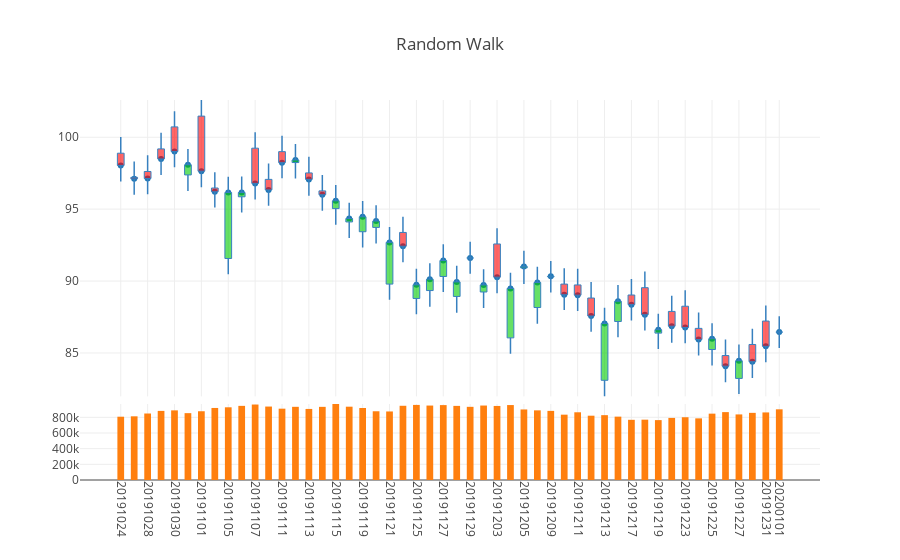

Write notebook code for a chart like this one.
### Markdown cell above
### Plot candlesticks using the data from ```df_pseudo```

### Code cell
fig1 = dgc.PlotlyCandles(df_pseudo.iloc[-50:],number_of_ticks_display=20,title='Random Walk')
iplot(fig1.get_figure())

### Figure 1 — Plotly figure (JSON) as saved in the notebook; plotly's stock layout.template omitted (floating-point values rounded to 4 significant figures)
{"data": [{"hoverinfo": "text", "mode": "markers", "text": ["date: 20191024.0<br>open: 98.89<br>high: 100.01<br>low: 96.93<br>close: 98.04<br>volume: 807724.0", "date: 20191025.0<br>open: 97.21<br>high: 98.32<br>low: 96.01<br>close: 97.11<br>volume: 812900.0", "date: 20191028.0<br>open: 97.62<br>high: 98.75<br>low: 96.03<br>close: 97.13<br>volume: 848769.0", "date: 20191029.0<br>open: 99.19<br>high: 100.32<br>low: 97.37<br>close: 98.49<br>volume: 881998.0", "date: 20191030.0<br>open: 100.72<br>high: 101.81<br>low: 97.91<br>close: 99.01<br>volume: 888831.0", "date: 20191031.0<br>open: 97.38<br>high: 99.19<br>low: 96.27<br>close: 98.09<br>volume: 853251.0", "date: 20191101.0<br>open: 101.47<br>high: 102.59<br>low: 96.52<br>close: 97.64<br>volume: 877619.0", "date: 20191104.0<br>open: 96.47<br>high: 97.57<br>low: 95.11<br>close: 96.21<br>volume: 919602.0", "date: 20191105.0<br>open: 91.57<br>high: 97.26<br>low: 90.47<br>close: 96.16<br>volume: 927974.0", "date: 20191106.0<br>open: 95.86<br>high: 97.27<br>low: 94.76<br>close: 96.16<br>volume: 946285.0", "date: 20191107.0<br>open: 99.24<br>high: 100.34<br>low: 95.68<br>close: 96.79<br>volume: 963267.0", "date: 20191108.0<br>open: 97.07<br>high: 98.18<br>low: 95.24<br>close: 96.34<br>volume: 937520.0", "date: 20191111.0<br>open: 99.0<br>high: 100.1<br>low: 97.15<br>close: 98.23<br>volume: 910398.0", "date: 20191112.0<br>open: 98.24<br>high: 99.53<br>low: 97.13<br>close: 98.42<br>volume: 934155.0", "date: 20191113.0<br>open: 97.52<br>high: 98.65<br>low: 95.94<br>close: 97.07<br>volume: 906978.0", "date: 20191114.0<br>open: 96.27<br>high: 97.38<br>low: 94.89<br>close: 96.0<br>volume: 933734.0", "date: 20191115.0<br>open: 95.04<br>high: 96.68<br>low: 93.92<br>close: 95.58<br>volume: 970094.0", "date: 20191118.0<br>open: 94.11<br>high: 95.45<br>low: 92.99<br>close: 94.35<br>volume: 935793.0", "date: 20191119.0<br>open: 93.43<br>high: 95.56<br>low: 92.34<br>close: 94.47<br>volume: 918731.0", "date: 20191120.0<br>open: 93.73<br>high: 95.28<br>low: 92.62<br>close: 94.17<br>volume: 877387.0", "date: 20191121.0<br>open: 89.79<br>high: 93.76<br>low: 88.7<br>close: 92.69<br>volume: 874812.0", "date: 20191122.0<br>open: 93.38<br>high: 94.48<br>low: 91.3<br>close: 92.42<br>volume: 947387.0", "date: 20191125.0<br>open: 88.79<br>high: 90.85<br>low: 87.7<br>close: 89.74<br>volume: 958323.0", "date: 20191126.0<br>open: 89.34<br>high: 91.23<br>low: 88.21<br>close: 90.13<br>volume: 950368.0", "date: 20191127.0<br>open: 90.32<br>high: 92.56<br>low: 89.24<br>close: 91.43<br>volume: 956025.0", "date: 20191128.0<br>open: 88.93<br>high: 91.06<br>low: 87.8<br>close: 89.94<br>volume: 945962.0", "date: 20191129.0<br>open: 91.61<br>high: 92.73<br>low: 90.5<br>close: 91.6<br>volume: 933992.0", "date: 20191202.0<br>open: 89.24<br>high: 90.82<br>low: 88.13<br>close: 89.73<br>volume: 950395.0", "date: 20191203.0<br>open: 92.58<br>high: 93.68<br>low: 89.16<br>close: 90.27<br>volume: 945202.0", "date: 20191204.0<br>open: 86.05<br>high: 90.58<br>low: 84.94<br>close: 89.49<br>volume: 956530.0", "date: 20191205.0<br>open: 90.92<br>high: 92.1<br>low: 89.8<br>close: 91.02<br>volume: 900393.0", "date: 20191206.0<br>open: 88.16<br>high: 90.99<br>low: 87.04<br>close: 89.9<br>volume: 889005.0", "date: 20191209.0<br>open: 90.3<br>high: 91.4<br>low: 89.21<br>close: 90.33<br>volume: 882125.0", "date: 20191210.0<br>open: 89.79<br>high: 90.89<br>low: 87.98<br>close: 89.05<br>volume: 833944.0", "date: 20191211.0<br>open: 89.73<br>high: 90.86<br>low: 87.91<br>close: 89.02<br>volume: 864421.0", "date: 20191212.0<br>open: 88.82<br>high: 89.93<br>low: 86.48<br>close: 87.57<br>volume: 820704.0", "date: 20191213.0<br>open: 83.1<br>high: 88.14<br>low: 81.98<br>close: 87.05<br>volume: 827584.0", "date: 20191216.0<br>open: 87.19<br>high: 89.72<br>low: 86.1<br>close: 88.6<br>volume: 808659.0", "date: 20191217.0<br>open: 89.03<br>high: 90.14<br>low: 87.25<br>close: 88.36<br>volume: 768239.0", "date: 20191218.0<br>open: 89.54<br>high: 90.66<br>low: 86.56<br>close: 87.66<br>volume: 770019.0", "date: 20191219.0<br>open: 86.38<br>high: 87.72<br>low: 85.27<br>close: 86.62<br>volume: 764425.0", "date: 20191220.0<br>open: 87.89<br>high: 88.98<br>low: 85.71<br>close: 86.86<br>volume: 792603.0", "date: 20191223.0<br>open: 88.25<br>high: 89.36<br>low: 85.68<br>close: 86.77<br>volume: 801116.0", "date: 20191224.0<br>open: 86.71<br>high: 87.82<br>low: 84.83<br>close: 85.93<br>volume: 786847.0", "date: 20191225.0<br>open: 85.24<br>high: 87.07<br>low: 84.13<br>close: 85.99<br>volume: 846857.0", "date: 20191226.0<br>open: 84.82<br>high: 85.93<br>low: 82.96<br>close: 84.08<br>volume: 866386.0", "date: 20191227.0<br>open: 83.23<br>high: 85.59<br>low: 82.15<br>close: 84.46<br>volume: 837031.0", "date: 20191230.0<br>open: 85.59<br>high: 86.68<br>low: 83.26<br>close: 84.39<br>volume: 857144.0", "date: 20191231.0<br>open: 87.22<br>high: 88.3<br>low: 84.35<br>close: 85.46<br>volume: 862460.0", "date: 20200101.0<br>open: 86.45<br>high: 87.55<br>low: 85.34<br>close: 86.45<br>volume: 902132.0"], "type": "scatter", "uid": "dfe93536-2d1b-11ea-8365-8c859025e7f9", "x": [1, 2, 3, 4, 5, 6, 7, 8, 9, 10, 11, 12, 13, 14, 15, 16, 17, 18, 19, 20, 21, 22, 23, 24, 25, 26, 27, 28, 29, 30, 31, 32, 33, 34, 35, 36, 37, 38, 39, 40, 41, 42, 43, 44, 45, 46, 47, 48, 49, 50], "xaxis": "x", "y": [98.04, 97.11, 97.13, 98.49, 99.01, 98.09, 97.64, 96.21, 96.16, 96.16, 96.79, 96.34, 98.23, 98.42, 97.07, 96, 95.58, 94.35, 94.47, 94.17, 92.69, 92.42, 89.74, 90.13, 91.43, 89.94, 91.6, 89.73, 90.27, 89.49, 91.02, 89.9, 90.33, 89.05, 89.02, 87.57, 87.05, 88.6, 88.36, 87.66, 86.62, 86.86, 86.77, 85.93, 85.99, 84.08, 84.46, 84.39, 85.46, 86.45], "yaxis": "y"}, {"type": "bar", "uid": "dfeae7e6-2d1b-11ea-9e28-8c859025e7f9", "width": 0.5, "x": [1, 2, 3, 4, 5, 6, 7, 8, 9, 10, 11, 12, 13, 14, 15, 16, 17, 18, 19, 20, 21, 22, 23, 24, 25, 26, 27, 28, 29, 30, 31, 32, 33, 34, 35, 36, 37, 38, 39, 40, 41, 42, 43, 44, 45, 46, 47, 48, 49, 50], "xaxis": "x", "y": [807724, 812900, 848769, 881998, 888831, 853251, 877619, 919602, 927974, 946285, 963267, 937520, 910398, 934155, 906978, 933734, 970094, 935793, 918731, 877387, 874812, 947387, 958323, 950368, 956025, 945962, 933992, 950395, 945202, 956530, 900393, 889005, 882125, 833944, 864421, 820704, 827584, 808659, 768239, 770019, 764425, 792603, 801116, 786847, 846857, 866386, 837031, 857144, 862460, 902132], "yaxis": "y2"}], "layout": {"margin": {"t": 100}, "shapes": [{"line": {"color": "rgb(55, 128, 191)", "width": 1.5}, "type": "line", "x0": 1, "x1": 1, "y0": 96.93, "y1": 98.04}, {"line": {"color": "rgb(55, 128, 191)", "width": 1.5}, "type": "line", "x0": 2, "x1": 2, "y0": 96.01, "y1": 97.11}, {"line": {"color": "rgb(55, 128, 191)", "width": 1.5}, "type": "line", "x0": 3, "x1": 3, "y0": 96.03, "y1": 97.13}, {"line": {"color": "rgb(55, 128, 191)", "width": 1.5}, "type": "line", "x0": 4, "x1": 4, "y0": 97.37, "y1": 98.49}, {"line": {"color": "rgb(55, 128, 191)", "width": 1.5}, "type": "line", "x0": 5, "x1": 5, "y0": 97.91, "y1": 99.01}, {"line": {"color": "rgb(55, 128, 191)", "width": 1.5}, "type": "line", "x0": 6, "x1": 6, "y0": 96.27, "y1": 97.38}, {"line": {"color": "rgb(55, 128, 191)", "width": 1.5}, "type": "line", "x0": 7, "x1": 7, "y0": 96.52, "y1": 97.64}, {"line": {"color": "rgb(55, 128, 191)", "width": 1.5}, "type": "line", "x0": 8, "x1": 8, "y0": 95.11, "y1": 96.21}, {"line": {"color": "rgb(55, 128, 191)", "width": 1.5}, "type": "line", "x0": 9, "x1": 9, "y0": 90.47, "y1": 91.57}, {"line": {"color": "rgb(55, 128, 191)", "width": 1.5}, "type": "line", "x0": 10, "x1": 10, "y0": 94.76, "y1": 95.86}, {"line": {"color": "rgb(55, 128, 191)", "width": 1.5}, "type": "line", "x0": 11, "x1": 11, "y0": 95.68, "y1": 96.79}, {"line": {"color": "rgb(55, 128, 191)", "width": 1.5}, "type": "line", "x0": 12, "x1": 12, "y0": 95.24, "y1": 96.34}, {"line": {"color": "rgb(55, 128, 191)", "width": 1.5}, "type": "line", "x0": 13, "x1": 13, "y0": 97.15, "y1": 98.23}, {"line": {"color": "rgb(55, 128, 191)", "width": 1.5}, "type": "line", "x0": 14, "x1": 14, "y0": 97.13, "y1": 98.24}, {"line": {"color": "rgb(55, 128, 191)", "width": 1.5}, "type": "line", "x0": 15, "x1": 15, "y0": 95.94, "y1": 97.07}, {"line": {"color": "rgb(55, 128, 191)", "width": 1.5}, "type": "line", "x0": 16, "x1": 16, "y0": 94.89, "y1": 96}, {"line": {"color": "rgb(55, 128, 191)", "width": 1.5}, "type": "line", "x0": 17, "x1": 17, "y0": 93.92, "y1": 95.04}, {"line": {"color": "rgb(55, 128, 191)", "width": 1.5}, "type": "line", "x0": 18, "x1": 18, "y0": 92.99, "y1": 94.11}, {"line": {"color": "rgb(55, 128, 191)", "width": 1.5}, "type": "line", "x0": 19, "x1": 19, "y0": 92.34, "y1": 93.43}, {"line": {"color": "rgb(55, 128, 191)", "width": 1.5}, "type": "line", "x0": 20, "x1": 20, "y0": 92.62, "y1": 93.73}, {"line": {"color": "rgb(55, 128, 191)", "width": 1.5}, "type": "line", "x0": 21, "x1": 21, "y0": 88.7, "y1": 89.79}, {"line": {"color": "rgb(55, 128, 191)", "width": 1.5}, "type": "line", "x0": 22, "x1": 22, "y0": 91.3, "y1": 92.42}, {"line": {"color": "rgb(55, 128, 191)", "width": 1.5}, "type": "line", "x0": 23, "x1": 23, "y0": 87.7, "y1": 88.79}, {"line": {"color": "rgb(55, 128, 191)", "width": 1.5}, "type": "line", "x0": 24, "x1": 24, "y0": 88.21, "y1": 89.34}, {"line": {"color": "rgb(55, 128, 191)", "width": 1.5}, "type": "line", "x0": 25, "x1": 25, "y0": 89.24, "y1": 90.32}, {"line": {"color": "rgb(55, 128, 191)", "width": 1.5}, "type": "line", "x0": 26, "x1": 26, "y0": 87.8, "y1": 88.93}, {"line": {"color": "rgb(55, 128, 191)", "width": 1.5}, "type": "line", "x0": 27, "x1": 27, "y0": 90.5, "y1": 91.6}, {"line": {"color": "rgb(55, 128, 191)", "width": 1.5}, "type": "line", "x0": 28, "x1": 28, "y0": 88.13, "y1": 89.24}, {"line": {"color": "rgb(55, 128, 191)", "width": 1.5}, "type": "line", "x0": 29, "x1": 29, "y0": 89.16, "y1": 90.27}, {"line": {"color": "rgb(55, 128, 191)", "width": 1.5}, "type": "line", "x0": 30, "x1": 30, "y0": 84.94, "y1": 86.05}, {"line": {"color": "rgb(55, 128, 191)", "width": 1.5}, "type": "line", "x0": 31, "x1": 31, "y0": 89.8, "y1": 90.92}, {"line": {"color": "rgb(55, 128, 191)", "width": 1.5}, "type": "line", "x0": 32, "x1": 32, "y0": 87.04, "y1": 88.16}, {"line": {"color": "rgb(55, 128, 191)", "width": 1.5}, "type": "line", "x0": 33, "x1": 33, "y0": 89.21, "y1": 90.3}, {"line": {"color": "rgb(55, 128, 191)", "width": 1.5}, "type": "line", "x0": 34, "x1": 34, "y0": 87.98, "y1": 89.05}, {"line": {"color": "rgb(55, 128, 191)", "width": 1.5}, "type": "line", "x0": 35, "x1": 35, "y0": 87.91, "y1": 89.02}, {"line": {"color": "rgb(55, 128, 191)", "width": 1.5}, "type": "line", "x0": 36, "x1": 36, "y0": 86.48, "y1": 87.57}, {"line": {"color": "rgb(55, 128, 191)", "width": 1.5}, "type": "line", "x0": 37, "x1": 37, "y0": 81.98, "y1": 83.1}, {"line": {"color": "rgb(55, 128, 191)", "width": 1.5}, "type": "line", "x0": 38, "x1": 38, "y0": 86.1, "y1": 87.19}, {"line": {"color": "rgb(55, 128, 191)", "width": 1.5}, "type": "line", "x0": 39, "x1": 39, "y0": 87.25, "y1": 88.36}, {"line": {"color": "rgb(55, 128, 191)", "width": 1.5}, "type": "line", "x0": 40, "x1": 40, "y0": 86.56, "y1": 87.66}, {"line": {"color": "rgb(55, 128, 191)", "width": 1.5}, "type": "line", "x0": 41, "x1": 41, "y0": 85.27, "y1": 86.38}, {"line": {"color": "rgb(55, 128, 191)", "width": 1.5}, "type": "line", "x0": 42, "x1": 42, "y0": 85.71, "y1": 86.86}, {"line": {"color": "rgb(55, 128, 191)", "width": 1.5}, "type": "line", "x0": 43, "x1": 43, "y0": 85.68, "y1": 86.77}, {"line": {"color": "rgb(55, 128, 191)", "width": 1.5}, "type": "line", "x0": 44, "x1": 44, "y0": 84.83, "y1": 85.93}, {"line": {"color": "rgb(55, 128, 191)", "width": 1.5}, "type": "line", "x0": 45, "x1": 45, "y0": 84.13, "y1": 85.24}, {"line": {"color": "rgb(55, 128, 191)", "width": 1.5}, "type": "line", "x0": 46, "x1": 46, "y0": 82.96, "y1": 84.08}, {"line": {"color": "rgb(55, 128, 191)", "width": 1.5}, "type": "line", "x0": 47, "x1": 47, "y0": 82.15, "y1": 83.23}, {"line": {"color": "rgb(55, 128, 191)", "width": 1.5}, "type": "line", "x0": 48, "x1": 48, "y0": 83.26, "y1": 84.39}, {"line": {"color": "rgb(55, 128, 191)", "width": 1.5}, "type": "line", "x0": 49, "x1": 49, "y0": 84.35, "y1": 85.46}, {"line": {"color": "rgb(55, 128, 191)", "width": 1.5}, "type": "line", "x0": 50, "x1": 50, "y0": 85.34, "y1": 86.45}, {"fillcolor": "rgba(255, 0, 0, 0.6)", "line": {"color": "rgb(55, 128, 191)", "width": 1}, "type": "rect", "x0": 0.75, "x1": 1.25, "xref": "x", "y0": 98.04, "y1": 98.89, "yref": "y"}, {"fillcolor": "rgba(255, 0, 0, 0.6)", "line": {"color": "rgb(55, 128, 191)", "width": 1}, "type": "rect", "x0": 1.75, "x1": 2.25, "xref": "x", "y0": 97.11, "y1": 97.21, "yref": "y"}, {"fillcolor": "rgba(255, 0, 0, 0.6)", "line": {"color": "rgb(55, 128, 191)", "width": 1}, "type": "rect", "x0": 2.75, "x1": 3.25, "xref": "x", "y0": 97.13, "y1": 97.62, "yref": "y"}, {"fillcolor": "rgba(255, 0, 0, 0.6)", "line": {"color": "rgb(55, 128, 191)", "width": 1}, "type": "rect", "x0": 3.75, "x1": 4.25, "xref": "x", "y0": 98.49, "y1": 99.19, "yref": "y"}, {"fillcolor": "rgba(255, 0, 0, 0.6)", "line": {"color": "rgb(55, 128, 191)", "width": 1}, "type": "rect", "x0": 4.75, "x1": 5.25, "xref": "x", "y0": 99.01, "y1": 100.7, "yref": "y"}, {"fillcolor": "rgba(0, 204, 0, 0.6)", "line": {"color": "rgb(55, 128, 191)", "width": 1}, "type": "rect", "x0": 5.75, "x1": 6.25, "xref": "x", "y0": 97.38, "y1": 98.09, "yref": "y"}, {"fillcolor": "rgba(255, 0, 0, 0.6)", "line": {"color": "rgb(55, 128, 191)", "width": 1}, "type": "rect", "x0": 6.75, "x1": 7.25, "xref": "x", "y0": 97.64, "y1": 101.5, "yref": "y"}, {"fillcolor": "rgba(255, 0, 0, 0.6)", "line": {"color": "rgb(55, 128, 191)", "width": 1}, "type": "rect", "x0": 7.75, "x1": 8.25, "xref": "x", "y0": 96.21, "y1": 96.47, "yref": "y"}, {"fillcolor": "rgba(0, 204, 0, 0.6)", "line": {"color": "rgb(55, 128, 191)", "width": 1}, "type": "rect", "x0": 8.75, "x1": 9.25, "xref": "x", "y0": 91.57, "y1": 96.16, "yref": "y"}, {"fillcolor": "rgba(0, 204, 0, 0.6)", "line": {"color": "rgb(55, 128, 191)", "width": 1}, "type": "rect", "x0": 9.75, "x1": 10.25, "xref": "x", "y0": 95.86, "y1": 96.16, "yref": "y"}, {"fillcolor": "rgba(255, 0, 0, 0.6)", "line": {"color": "rgb(55, 128, 191)", "width": 1}, "type": "rect", "x0": 10.75, "x1": 11.25, "xref": "x", "y0": 96.79, "y1": 99.24, "yref": "y"}, {"fillcolor": "rgba(255, 0, 0, 0.6)", "line": {"color": "rgb(55, 128, 191)", "width": 1}, "type": "rect", "x0": 11.75, "x1": 12.25, "xref": "x", "y0": 96.34, "y1": 97.07, "yref": "y"}, {"fillcolor": "rgba(255, 0, 0, 0.6)", "line": {"color": "rgb(55, 128, 191)", "width": 1}, "type": "rect", "x0": 12.75, "x1": 13.25, "xref": "x", "y0": 98.23, "y1": 99, "yref": "y"}, {"fillcolor": "rgba(0, 204, 0, 0.6)", "line": {"color": "rgb(55, 128, 191)", "width": 1}, "type": "rect", "x0": 13.75, "x1": 14.25, "xref": "x", "y0": 98.24, "y1": 98.42, "yref": "y"}, {"fillcolor": "rgba(255, 0, 0, 0.6)", "line": {"color": "rgb(55, 128, 191)", "width": 1}, "type": "rect", "x0": 14.75, "x1": 15.25, "xref": "x", "y0": 97.07, "y1": 97.52, "yref": "y"}, {"fillcolor": "rgba(255, 0, 0, 0.6)", "line": {"color": "rgb(55, 128, 191)", "width": 1}, "type": "rect", "x0": 15.75, "x1": 16.25, "xref": "x", "y0": 96, "y1": 96.27, "yref": "y"}, {"fillcolor": "rgba(0, 204, 0, 0.6)", "line": {"color": "rgb(55, 128, 191)", "width": 1}, "type": "rect", "x0": 16.75, "x1": 17.25, "xref": "x", "y0": 95.04, "y1": 95.58, "yref": "y"}, {"fillcolor": "rgba(0, 204, 0, 0.6)", "line": {"color": "rgb(55, 128, 191)", "width": 1}, "type": "rect", "x0": 17.75, "x1": 18.25, "xref": "x", "y0": 94.11, "y1": 94.35, "yref": "y"}, {"fillcolor": "rgba(0, 204, 0, 0.6)", "line": {"color": "rgb(55, 128, 191)", "width": 1}, "type": "rect", "x0": 18.75, "x1": 19.25, "xref": "x", "y0": 93.43, "y1": 94.47, "yref": "y"}, {"fillcolor": "rgba(0, 204, 0, 0.6)", "line": {"color": "rgb(55, 128, 191)", "width": 1}, "type": "rect", "x0": 19.75, "x1": 20.25, "xref": "x", "y0": 93.73, "y1": 94.17, "yref": "y"}, {"fillcolor": "rgba(0, 204, 0, 0.6)", "line": {"color": "rgb(55, 128, 191)", "width": 1}, "type": "rect", "x0": 20.75, "x1": 21.25, "xref": "x", "y0": 89.79, "y1": 92.69, "yref": "y"}, {"fillcolor": "rgba(255, 0, 0, 0.6)", "line": {"color": "rgb(55, 128, 191)", "width": 1}, "type": "rect", "x0": 21.75, "x1": 22.25, "xref": "x", "y0": 92.42, "y1": 93.38, "yref": "y"}, {"fillcolor": "rgba(0, 204, 0, 0.6)", "line": {"color": "rgb(55, 128, 191)", "width": 1}, "type": "rect", "x0": 22.75, "x1": 23.25, "xref": "x", "y0": 88.79, "y1": 89.74, "yref": "y"}, {"fillcolor": "rgba(0, 204, 0, 0.6)", "line": {"color": "rgb(55, 128, 191)", "width": 1}, "type": "rect", "x0": 23.75, "x1": 24.25, "xref": "x", "y0": 89.34, "y1": 90.13, "yref": "y"}, {"fillcolor": "rgba(0, 204, 0, 0.6)", "line": {"color": "rgb(55, 128, 191)", "width": 1}, "type": "rect", "x0": 24.75, "x1": 25.25, "xref": "x", "y0": 90.32, "y1": 91.43, "yref": "y"}, {"fillcolor": "rgba(0, 204, 0, 0.6)", "line": {"color": "rgb(55, 128, 191)", "width": 1}, "type": "rect", "x0": 25.75, "x1": 26.25, "xref": "x", "y0": 88.93, "y1": 89.94, "yref": "y"}, {"fillcolor": "rgba(255, 0, 0, 0.6)", "line": {"color": "rgb(55, 128, 191)", "width": 1}, "type": "rect", "x0": 26.75, "x1": 27.25, "xref": "x", "y0": 91.6, "y1": 91.61, "yref": "y"}, {"fillcolor": "rgba(0, 204, 0, 0.6)", "line": {"color": "rgb(55, 128, 191)", "width": 1}, "type": "rect", "x0": 27.75, "x1": 28.25, "xref": "x", "y0": 89.24, "y1": 89.73, "yref": "y"}, {"fillcolor": "rgba(255, 0, 0, 0.6)", "line": {"color": "rgb(55, 128, 191)", "width": 1}, "type": "rect", "x0": 28.75, "x1": 29.25, "xref": "x", "y0": 90.27, "y1": 92.58, "yref": "y"}, {"fillcolor": "rgba(0, 204, 0, 0.6)", "line": {"color": "rgb(55, 128, 191)", "width": 1}, "type": "rect", "x0": 29.75, "x1": 30.25, "xref": "x", "y0": 86.05, "y1": 89.49, "yref": "y"}, {"fillcolor": "rgba(0, 204, 0, 0.6)", "line": {"color": "rgb(55, 128, 191)", "width": 1}, "type": "rect", "x0": 30.75, "x1": 31.25, "xref": "x", "y0": 90.92, "y1": 91.02, "yref": "y"}, {"fillcolor": "rgba(0, 204, 0, 0.6)", "line": {"color": "rgb(55, 128, 191)", "width": 1}, "type": "rect", "x0": 31.75, "x1": 32.25, "xref": "x", "y0": 88.16, "y1": 89.9, "yref": "y"}, {"fillcolor": "rgba(0, 204, 0, 0.6)", "line": {"color": "rgb(55, 128, 191)", "width": 1}, "type": "rect", "x0": 32.75, "x1": 33.25, "xref": "x", "y0": 90.3, "y1": 90.33, "yref": "y"}, {"fillcolor": "rgba(255, 0, 0, 0.6)", "line": {"color": "rgb(55, 128, 191)", "width": 1}, "type": "rect", "x0": 33.75, "x1": 34.25, "xref": "x", "y0": 89.05, "y1": 89.79, "yref": "y"}, {"fillcolor": "rgba(255, 0, 0, 0.6)", "line": {"color": "rgb(55, 128, 191)", "width": 1}, "type": "rect", "x0": 34.75, "x1": 35.25, "xref": "x", "y0": 89.02, "y1": 89.73, "yref": "y"}, {"fillcolor": "rgba(255, 0, 0, 0.6)", "line": {"color": "rgb(55, 128, 191)", "width": 1}, "type": "rect", "x0": 35.75, "x1": 36.25, "xref": "x", "y0": 87.57, "y1": 88.82, "yref": "y"}, {"fillcolor": "rgba(0, 204, 0, 0.6)", "line": {"color": "rgb(55, 128, 191)", "width": 1}, "type": "rect", "x0": 36.75, "x1": 37.25, "xref": "x", "y0": 83.1, "y1": 87.05, "yref": "y"}, {"fillcolor": "rgba(0, 204, 0, 0.6)", "line": {"color": "rgb(55, 128, 191)", "width": 1}, "type": "rect", "x0": 37.75, "x1": 38.25, "xref": "x", "y0": 87.19, "y1": 88.6, "yref": "y"}, {"fillcolor": "rgba(255, 0, 0, 0.6)", "line": {"color": "rgb(55, 128, 191)", "width": 1}, "type": "rect", "x0": 38.75, "x1": 39.25, "xref": "x", "y0": 88.36, "y1": 89.03, "yref": "y"}, {"fillcolor": "rgba(255, 0, 0, 0.6)", "line": {"color": "rgb(55, 128, 191)", "width": 1}, "type": "rect", "x0": 39.75, "x1": 40.25, "xref": "x", "y0": 87.66, "y1": 89.54, "yref": "y"}, {"fillcolor": "rgba(0, 204, 0, 0.6)", "line": {"color": "rgb(55, 128, 191)", "width": 1}, "type": "rect", "x0": 40.75, "x1": 41.25, "xref": "x", "y0": 86.38, "y1": 86.62, "yref": "y"}, {"fillcolor": "rgba(255, 0, 0, 0.6)", "line": {"color": "rgb(55, 128, 191)", "width": 1}, "type": "rect", "x0": 41.75, "x1": 42.25, "xref": "x", "y0": 86.86, "y1": 87.89, "yref": "y"}, {"fillcolor": "rgba(255, 0, 0, 0.6)", "line": {"color": "rgb(55, 128, 191)", "width": 1}, "type": "rect", "x0": 42.75, "x1": 43.25, "xref": "x", "y0": 86.77, "y1": 88.25, "yref": "y"}, {"fillcolor": "rgba(255, 0, 0, 0.6)", "line": {"color": "rgb(55, 128, 191)", "width": 1}, "type": "rect", "x0": 43.75, "x1": 44.25, "xref": "x", "y0": 85.93, "y1": 86.71, "yref": "y"}, {"fillcolor": "rgba(0, 204, 0, 0.6)", "line": {"color": "rgb(55, 128, 191)", "width": 1}, "type": "rect", "x0": 44.75, "x1": 45.25, "xref": "x", "y0": 85.24, "y1": 85.99, "yref": "y"}, {"fillcolor": "rgba(255, 0, 0, 0.6)", "line": {"color": "rgb(55, 128, 191)", "width": 1}, "type": "rect", "x0": 45.75, "x1": 46.25, "xref": "x", "y0": 84.08, "y1": 84.82, "yref": "y"}, {"fillcolor": "rgba(0, 204, 0, 0.6)", "line": {"color": "rgb(55, 128, 191)", "width": 1}, "type": "rect", "x0": 46.75, "x1": 47.25, "xref": "x", "y0": 83.23, "y1": 84.46, "yref": "y"}, {"fillcolor": "rgba(255, 0, 0, 0.6)", "line": {"color": "rgb(55, 128, 191)", "width": 1}, "type": "rect", "x0": 47.75, "x1": 48.25, "xref": "x", "y0": 84.39, "y1": 85.59, "yref": "y"}, {"fillcolor": "rgba(255, 0, 0, 0.6)", "line": {"color": "rgb(55, 128, 191)", "width": 1}, "type": "rect", "x0": 48.75, "x1": 49.25, "xref": "x", "y0": 85.46, "y1": 87.22, "yref": "y"}, {"fillcolor": "rgba(255, 0, 0, 0.6)", "line": {"color": "rgb(55, 128, 191)", "width": 1}, "type": "rect", "x0": 49.75, "x1": 50.25, "xref": "x", "y0": 86.45, "y1": 86.45, "yref": "y"}, {"line": {"color": "rgb(55, 128, 191)", "width": 1.5}, "type": "line", "x0": 1, "x1": 1, "y0": 98.89, "y1": 100.0}, {"line": {"color": "rgb(55, 128, 191)", "width": 1.5}, "type": "line", "x0": 2, "x1": 2, "y0": 97.21, "y1": 98.32}, {"line": {"color": "rgb(55, 128, 191)", "width": 1.5}, "type": "line", "x0": 3, "x1": 3, "y0": 97.62, "y1": 98.75}, {"line": {"color": "rgb(55, 128, 191)", "width": 1.5}, "type": "line", "x0": 4, "x1": 4, "y0": 99.19, "y1": 100.3}, {"line": {"color": "rgb(55, 128, 191)", "width": 1.5}, "type": "line", "x0": 5, "x1": 5, "y0": 100.7, "y1": 101.8}, {"line": {"color": "rgb(55, 128, 191)", "width": 1.5}, "type": "line", "x0": 6, "x1": 6, "y0": 98.09, "y1": 99.19}, {"line": {"color": "rgb(55, 128, 191)", "width": 1.5}, "type": "line", "x0": 7, "x1": 7, "y0": 101.5, "y1": 102.6}, {"line": {"color": "rgb(55, 128, 191)", "width": 1.5}, "type": "line", "x0": 8, "x1": 8, "y0": 96.47, "y1": 97.57}, {"line": {"color": "rgb(55, 128, 191)", "width": 1.5}, "type": "line", "x0": 9, "x1": 9, "y0": 96.16, "y1": 97.26}, {"line": {"color": "rgb(55, 128, 191)", "width": 1.5}, "type": "line", "x0": 10, "x1": 10, "y0": 96.16, "y1": 97.27}, {"line": {"color": "rgb(55, 128, 191)", "width": 1.5}, "type": "line", "x0": 11, "x1": 11, "y0": 99.24, "y1": 100.3}, {"line": {"color": "rgb(55, 128, 191)", "width": 1.5}, "type": "line", "x0": 12, "x1": 12, "y0": 97.07, "y1": 98.18}, {"line": {"color": "rgb(55, 128, 191)", "width": 1.5}, "type": "line", "x0": 13, "x1": 13, "y0": 99, "y1": 100.1}, {"line": {"color": "rgb(55, 128, 191)", "width": 1.5}, "type": "line", "x0": 14, "x1": 14, "y0": 98.42, "y1": 99.53}, {"line": {"color": "rgb(55, 128, 191)", "width": 1.5}, "type": "line", "x0": 15, "x1": 15, "y0": 97.52, "y1": 98.65}, {"line": {"color": "rgb(55, 128, 191)", "width": 1.5}, "type": "line", "x0": 16, "x1": 16, "y0": 96.27, "y1": 97.38}, {"line": {"color": "rgb(55, 128, 191)", "width": 1.5}, "type": "line", "x0": 17, "x1": 17, "y0": 95.58, "y1": 96.68}, {"line": {"color": "rgb(55, 128, 191)", "width": 1.5}, "type": "line", "x0": 18, "x1": 18, "y0": 94.35, "y1": 95.45}, {"line": {"color": "rgb(55, 128, 191)", "width": 1.5}, "type": "line", "x0": 19, "x1": 19, "y0": 94.47, "y1": 95.56}, {"line": {"color": "rgb(55, 128, 191)", "width": 1.5}, "type": "line", "x0": 20, "x1": 20, "y0": 94.17, "y1": 95.28}, {"line": {"color": "rgb(55, 128, 191)", "width": 1.5}, "type": "line", "x0": 21, "x1": 21, "y0": 92.69, "y1": 93.76}, {"line": {"color": "rgb(55, 128, 191)", "width": 1.5}, "type": "line", "x0": 22, "x1": 22, "y0": 93.38, "y1": 94.48}, {"line": {"color": "rgb(55, 128, 191)", "width": 1.5}, "type": "line", "x0": 23, "x1": 23, "y0": 89.74, "y1": 90.85}, {"line": {"color": "rgb(55, 128, 191)", "width": 1.5}, "type": "line", "x0": 24, "x1": 24, "y0": 90.13, "y1": 91.23}, {"line": {"color": "rgb(55, 128, 191)", "width": 1.5}, "type": "line", "x0": 25, "x1": 25, "y0": 91.43, "y1": 92.56}, {"line": {"color": "rgb(55, 128, 191)", "width": 1.5}, "type": "line", "x0": 26, "x1": 26, "y0": 89.94, "y1": 91.06}, {"line": {"color": "rgb(55, 128, 191)", "width": 1.5}, "type": "line", "x0": 27, "x1": 27, "y0": 91.61, "y1": 92.73}, {"line": {"color": "rgb(55, 128, 191)", "width": 1.5}, "type": "line", "x0": 28, "x1": 28, "y0": 89.73, "y1": 90.82}, {"line": {"color": "rgb(55, 128, 191)", "width": 1.5}, "type": "line", "x0": 29, "x1": 29, "y0": 92.58, "y1": 93.68}, {"line": {"color": "rgb(55, 128, 191)", "width": 1.5}, "type": "line", "x0": 30, "x1": 30, "y0": 89.49, "y1": 90.58}, {"line": {"color": "rgb(55, 128, 191)", "width": 1.5}, "type": "line", "x0": 31, "x1": 31, "y0": 91.02, "y1": 92.1}, {"line": {"color": "rgb(55, 128, 191)", "width": 1.5}, "type": "line", "x0": 32, "x1": 32, "y0": 89.9, "y1": 90.99}, {"line": {"color": "rgb(55, 128, 191)", "width": 1.5}, "type": "line", "x0": 33, "x1": 33, "y0": 90.33, "y1": 91.4}, {"line": {"color": "rgb(55, 128, 191)", "width": 1.5}, "type": "line", "x0": 34, "x1": 34, "y0": 89.79, "y1": 90.89}, {"line": {"color": "rgb(55, 128, 191)", "width": 1.5}, "type": "line", "x0": 35, "x1": 35, "y0": 89.73, "y1": 90.86}, {"line": {"color": "rgb(55, 128, 191)", "width": 1.5}, "type": "line", "x0": 36, "x1": 36, "y0": 88.82, "y1": 89.93}, {"line": {"color": "rgb(55, 128, 191)", "width": 1.5}, "type": "line", "x0": 37, "x1": 37, "y0": 87.05, "y1": 88.14}, {"line": {"color": "rgb(55, 128, 191)", "width": 1.5}, "type": "line", "x0": 38, "x1": 38, "y0": 88.6, "y1": 89.72}, {"line": {"color": "rgb(55, 128, 191)", "width": 1.5}, "type": "line", "x0": 39, "x1": 39, "y0": 89.03, "y1": 90.14}, {"line": {"color": "rgb(55, 128, 191)", "width": 1.5}, "type": "line", "x0": 40, "x1": 40, "y0": 89.54, "y1": 90.66}, {"line": {"color": "rgb(55, 128, 191)", "width": 1.5}, "type": "line", "x0": 41, "x1": 41, "y0": 86.62, "y1": 87.72}, {"line": {"color": "rgb(55, 128, 191)", "width": 1.5}, "type": "line", "x0": 42, "x1": 42, "y0": 87.89, "y1": 88.98}, {"line": {"color": "rgb(55, 128, 191)", "width": 1.5}, "type": "line", "x0": 43, "x1": 43, "y0": 88.25, "y1": 89.36}, {"line": {"color": "rgb(55, 128, 191)", "width": 1.5}, "type": "line", "x0": 44, "x1": 44, "y0": 86.71, "y1": 87.82}, {"line": {"color": "rgb(55, 128, 191)", "width": 1.5}, "type": "line", "x0": 45, "x1": 45, "y0": 85.99, "y1": 87.07}, {"line": {"color": "rgb(55, 128, 191)", "width": 1.5}, "type": "line", "x0": 46, "x1": 46, "y0": 84.82, "y1": 85.93}, {"line": {"color": "rgb(55, 128, 191)", "width": 1.5}, "type": "line", "x0": 47, "x1": 47, "y0": 84.46, "y1": 85.59}, {"line": {"color": "rgb(55, 128, 191)", "width": 1.5}, "type": "line", "x0": 48, "x1": 48, "y0": 85.59, "y1": 86.68}, {"line": {"color": "rgb(55, 128, 191)", "width": 1.5}, "type": "line", "x0": 49, "x1": 49, "y0": 87.22, "y1": 88.3}, {"line": {"color": "rgb(55, 128, 191)", "width": 1.5}, "type": "line", "x0": 50, "x1": 50, "y0": 86.45, "y1": 87.55}], "showlegend": false, "title": "Random Walk", "xaxis": {"anchor": "y2", "showgrid": true, "showticklabels": true, "tickangle": 90, "tickmode": "array", "ticktext": [20191024, 20191028, 20191030, 20191101, 20191105, 20191107, 20191111, 20191113, 20191115, 20191119, 20191121, 20191125, 20191127, 20191129, 20191203, 20191205, 20191209, 20191211, 20191213, 20191217, 20191219, 20191223, 20191225, 20191227, 20191231, 20200101], "tickvals": [1, 3, 5, 7, 9, 11, 13, 15, 17, 19, 21, 23, 25, 27, 29, 31, 33, 35, 37, 39, 41, 43, 45, 47, 49, 50]}, "yaxis": {"domain": [0.22, 1], "range": [81.98, 102.6]}, "yaxis2": {"domain": [0, 0.2], "range": [0, 970094]}}}
